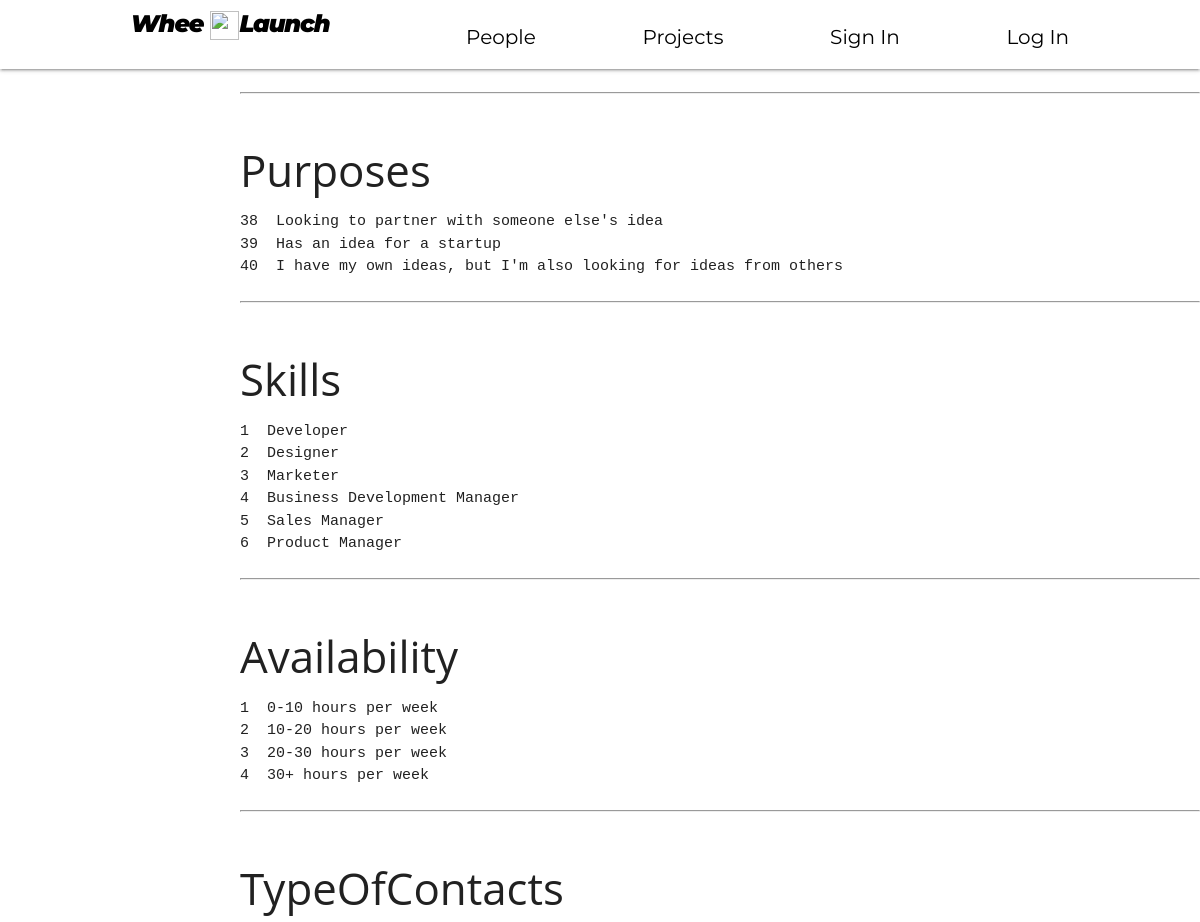
Before: /index2 (upper part) with the older database file.
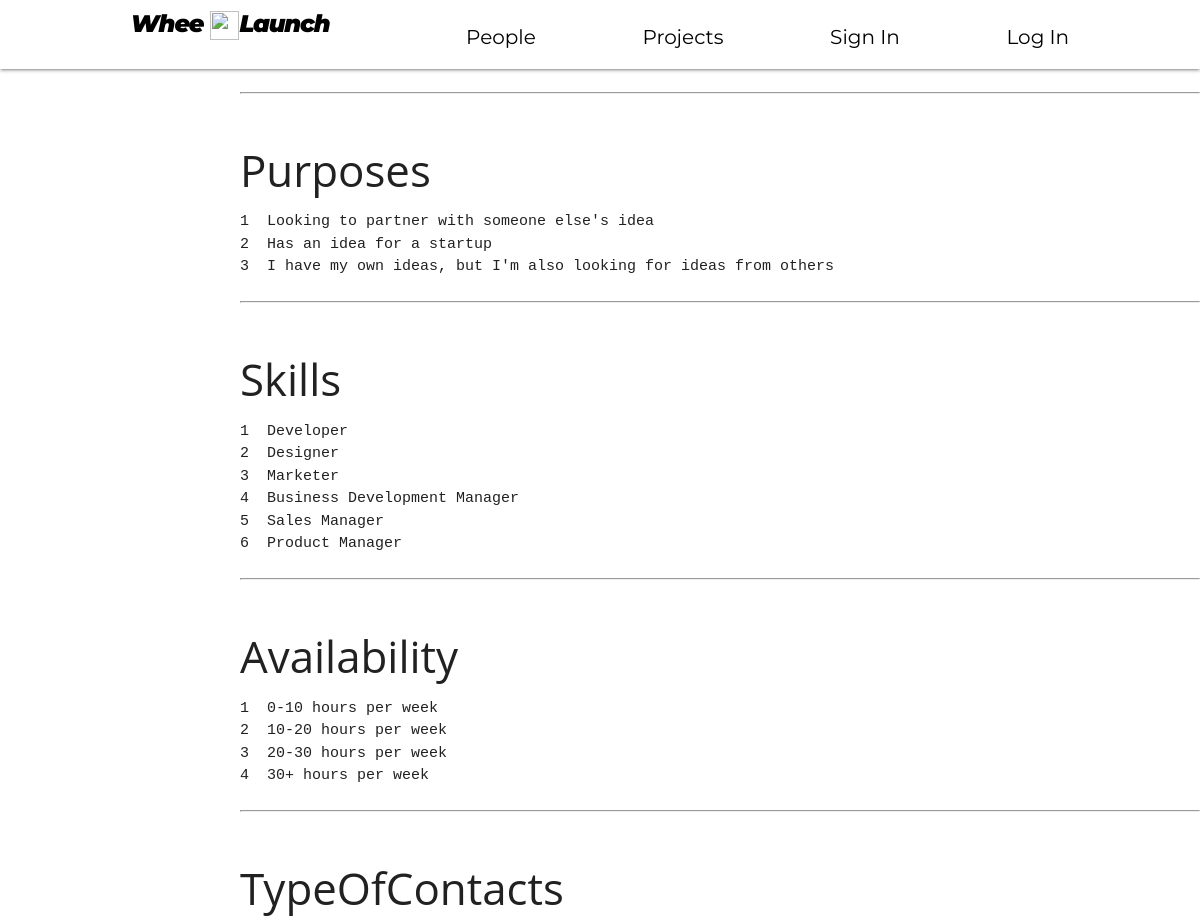
After: the same page with the newer database file.
### app_projects_list/models.py (models this page shows, shortened)
class Purposes(models.Model):
    name = models.CharField(max_length=255, verbose_name="Name")

class Skills(models.Model):
    name = models.CharField(max_length=255, verbose_name="Name")

class Availability(models.Model):
    name = models.CharField(max_length=30, verbose_name="Name")

### app_projects_list/views.py (the view)
# urls.py: path('index2', index2, name='Whee-Launch projects'),
def index2(request):
    def table_n_recs(model_name):
        recs = model_name.objects.all()
        s = str(recs.model)
        model_name = s[s.find('models') + 7:-2]
        return {'name': model_name, 'recs': recs}
    tables = ([
        table_n_recs(Purposes),
        table_n_recs(Skills),
        table_n_recs(Availability),
        table_n_recs(TypeOfContacts),
        table_n_recs(Industries),
        table_n_recs(StagesOfStartup)])
    links = [{'name': 'About us', 'url': 'about_us'},
             {'name': 'Privacy policy', 'url': 'privacy_policy'},
             {'name': 'Cookie policy', 'url': 'cookie_policy'},
             {'name': 'Terms of service', 'url': 'terms_of_service'}]
    return render(request, 'pl/index2.html', {'links': links, 'tables': tables})

### app_projects_list/templates/pl/index2.html (shortened to what this page needs)
{% extends 'pl/base.html' %}
{% block content %}
    <br> <hr> <br>
    {% for table in tables %}
        <ul> <h3> {{table.name}} </h3>
        {% for rec in table.recs %}
            <li> <pre>{{rec.id}}  {{rec.name}}</pre> </li>
        {% endfor %}
        </ul>
        <br> <hr> <br>
    {% endfor %}
{% endblock %}

### app_projects_list/templates/pl/base.html (shortened to what this page needs)
<!DOCTYPE html>
<html lang="en">
    <link rel="stylesheet" href="https://cdnjs.cloudflare.com/ajax/libs/materialize/1.0.0/css/materialize.min.css">
</head>
<body>
<header>
    <nav class="menu" style="background-color: white">
            <a class="menu_link" href="home"><div class="logo"> Whee <img src="static/icons/logo_star.png"> Launch</div></a>
            <a class="menu_link" href="people">People</a>
            <a class="menu_link" href="projects">Projects</a>
            <a class="menu_link" href="signin">Sign In</a>
            <a class="menu_link" href="login">Log In</a>
    </nav>
</header>
<main>
    <div class="content">
        {% block content %}
        {% endblock %}
    </div>
</main>
</body>
</html>

Changed rows visible on the page:
removed Purposes: id "38", name "Looking to partner with someone else's idea"
removed Purposes: id "39", name "Has an idea for a startup"
removed Purposes: id "40", name "I have my own ideas, but I'm also looking for ideas from others"
added Purposes: id "1", name "Looking to partner with someone else's idea"
added Purposes: id "2", name "Has an idea for a startup"
added Purposes: id "3", name "I have my own ideas, but I'm also looking for ideas from others"
